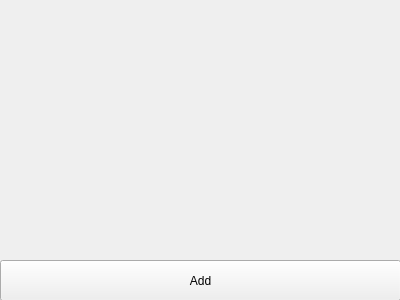
<?xml version="1.0" encoding="UTF-8"?>
<ui version="4.0">
 <class>StagedBillWidget</class>
 <widget class="QWidget" name="StagedBillWidget">
  <property name="geometry">
   <rect>
    <x>0</x>
    <y>0</y>
    <width>400</width>
    <height>300</height>
   </rect>
  </property>
  <property name="windowTitle">
   <string>Form</string>
  </property>
  <widget class="Accounting::Widgets::BillWidget" name="m_staged_BillWidget" native="true">
   <property name="geometry">
    <rect>
     <x>-1</x>
     <y>-1</y>
     <width>401</width>
     <height>261</height>
    </rect>
   </property>
  </widget>
  <widget class="QPushButton" name="m_add_PushButton">
   <property name="geometry">
    <rect>
     <x>0</x>
     <y>260</y>
     <width>401</width>
     <height>41</height>
    </rect>
   </property>
   <property name="text">
    <string>Add</string>
   </property>
  </widget>
 </widget>
 <customwidgets>
  <customwidget>
   <class>Accounting::Widgets::BillWidget</class>
   <extends>QWidget</extends>
   <header>Widgets/BillWidget.hpp</header>
   <container>1</container>
  </customwidget>
 </customwidgets>
 <resources/>
 <connections/>
</ui>
